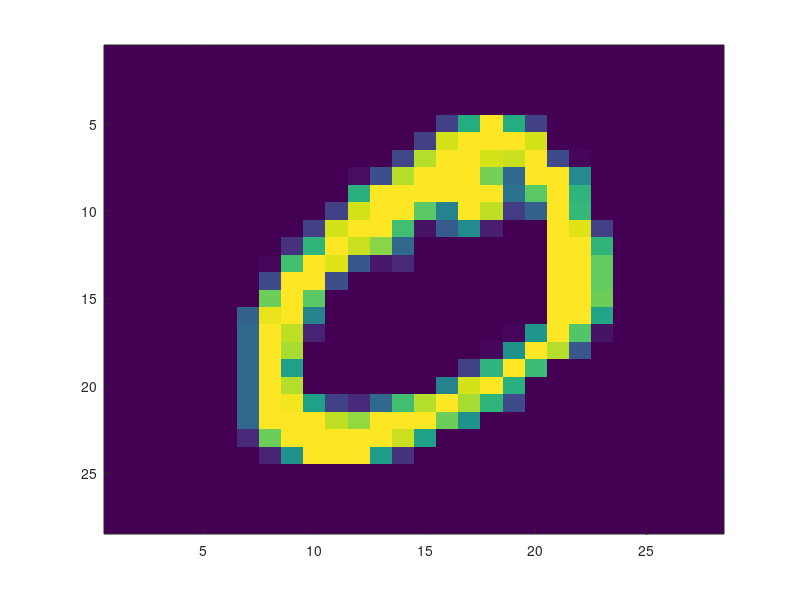

The MATLAB source for this figure:
function probarRedNeuronal    
   probarMNIST;
end

function probarMNIST
    % Change the filenames if you've saved the files under different names
    % On some platforms, the files might be saved as 
    % train-images.idx3-ubyte / train-labels.idx1-ubyte
    %images = loadMNISTImages('train-images-idx3-ubyte.gz');
    %labels = loadMNISTLabels('train-labels-idx1-ubyte.gz');
    %tomado de http://www.cad.zju.edu.cn/home/dengcai/Data/MLData.html
    %contains variables 'fea', 'gnd', 'trainIdx' and 'testIdx'. Each row of 'fea' is a sample; 'gnd' is the label.
    load('2k2k.mat');
    a = fea(1,:);
    mat = vec2mat(a',28);
    figure; imagesc(mat);
    
end

function pruebaDatosR2
    [X, T] = generarDatosR2;
    %0.05 para pocas neuronas en la capa oculta
    %[2 25 1], 0.25, casi converge
    %inicializarRed([2 10 1], 0.1, 1);
    %ENTRE MAS NEURONAS EN LA CAPA OCULTA, MAS ALTO DEBE SER ALPHA
    redEj1 = inicializarRed([2 2 1], 0.01, 1);
    numIter = 10000;
    redEj1 = entrenarRed(numIter, X, T, redEj1);
end
 
function [X, T] = generarDatosR2
    %GRUPO 1
    mu = [2,10];
    sigma = [1,1.5;1.5,3];
    %rng default  % For reproducibility
    r = mvnrnd(mu,sigma,100);

    %GRUPO 2
    mu2 = [2,7];
    sigma2 = [1,1.5;1.5,3];
    %rng default  % For reproducibility
    r2 = mvnrnd(mu2,sigma2,50);

    figure
    plot(r(:,1),r(:,2),'+')
    hold on;
    plot(r2(:,1),r2(:,2),'*')

    values = [r; r2];
    targeta = zeros(100,1);
    targetb = ones(50,1);
    target = [targeta; targetb];
    X = values;
    T = target;


end



function y = evaluarMuestra(x, red)
    
    
end

function red = entrenarRed(numIter, X, T, red)
    
end


function numErrores = evaluarClasificacionesErroneas(X, T, red)    
    
   
end


function red = actualizarPesosSegunDeltas(red)
    
end



%Recibe un vector fila y lo asigna a las neuronas de entrada en la red
function red = asignarEntrada(x, red)
   
end


function red = asignarSalidaDeseada(t, red)
    
end

function red = calcularPasadaAtrasEnCapa(red, numCapa)
    

end

function red = calcularPasadaAdelanteEnCapa(red, numCapa)
    
end





%se supondra que la primer capa es la capa de entrada
function red = inicializarRed(numNeuronasPorCapa, alpha, maxPesosRand)
    
end

function y = sigmoid(x)
    y = 1/ (1 + exp(-x));
end